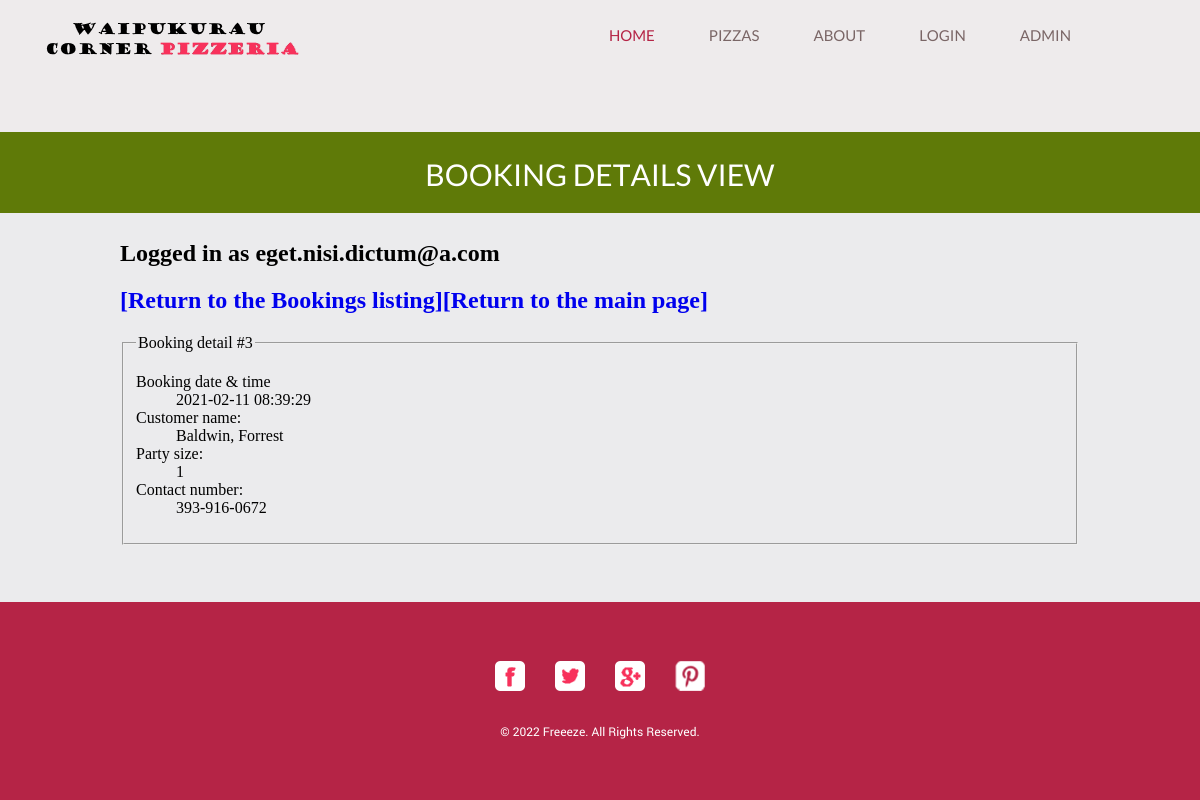
The page /viewbooking.php?id=3 (signed in) on the database its author committed.
### tables this page shows
CREATE TABLE IF NOT EXISTS booking (
  bookingID int unsigned NOT NULL auto_increment,
  customerID int unsigned NOT NULL,
  telephone varchar(14) NOT NULL,
  bookingdate datetime,
  people int default 1,
  PRIMARY KEY (bookingID)
) AUTO_INCREMENT=1;

CREATE TABLE IF NOT EXISTS customer (
  customerID int unsigned NOT NULL auto_increment,
  firstname varchar(50) NOT NULL,
  lastname varchar(50) NOT NULL,
  email varchar(100) NOT NULL,
  role varchar(50) NOT NULL default 'customer',  
  password varchar(40) NOT NULL default '.',
  PRIMARY KEY (customerID)
) AUTO_INCREMENT=1;

### viewbooking.php (the view, shortened to what this page needs)
<!DOCTYPE HTML>
<html>
<head>
</head>
<body>
    <?php
    include "header.php";
    include "menu.php";
    ?>
    <div id="body">
        <div class="header">
            <div>
                <h1>Booking Details View</h1>
            </div>
        </div>
        <div class="body">
            <div>
                <?php
                include_once "checksession.php";
                $DBC = mysqli_connect("127.0.0.1", DBUSER, DBPASSWORD, DBDATABASE);
                if ($_SERVER["REQUEST_METHOD"] == "GET") {
                    if (empty($_GET['id']) or !is_numeric($_GET['id'])) {
                        echo "<h2>Invalid Booking ID</h2>";
                        exit;
                    } else {
                        $id = $_GET['id'];
                    }
                }
                $query = 'SELECT bookingID, bookingdate, people, telephone, firstname, lastname
                FROM booking
                INNER JOIN customer ON customer.customerID = booking.customerID
                WHERE bookingID =' . $id;
                $result = mysqli_query($DBC, $query);
                $rowcount = mysqli_num_rows($result);
                ?>
                <h2><a href='listbookings.php'>[Return to the Bookings listing]</a><a href='/pizza/'>[Return to the main page]</a></h2>
                <?php
                if ($rowcount > 0) {
                    echo "<fieldset><legend>Booking detail #$id</legend><dl>";
                    $row = mysqli_fetch_assoc($result);
                    echo "<dt>Booking date & time</dt><dd>" . $row['bookingdate'] . "</dd>" . PHP_EOL;
                    echo "<dt>Customer name:</dt><dd>" . $row['lastname'] . ", " . $row['firstname'] . "</dd>" . PHP_EOL;
                    echo "<dt>Party size:</dt><dd>" . $row['people'] . "</dd>" . PHP_EOL;
                    echo "<dt>Contact number:</dt><dd>" . $row['telephone'] . "</dd>" . PHP_EOL;
                    echo '</dl></fieldsey>' . PHP_EOL;
                } else echo "<h2>No bookings found!</h2>";
                ?>
            </div>
        </div>
    </div>
</body>
<?php
include "footer.php";
?>
</html>

### css/style.css (style rules this page uses)
body { margin: 0; padding: 0; position: relative; width: auto; }
a { text-decoration: none; outline: none; }
#body { margin: 0; overflow: hidden; padding: 0; position: relative; width: 100%; }
#body div.header { background-color: #5F7A08; margin: 0 auto; max-width: none; overflow: hidden; padding: 0; }
#body div.header div { margin: 0 auto; max-width: 960px; padding: 0; }
#body div.header div h1 { color: #FFFFFF; font-family: lato-regular-webfont; font-size: 30px; font-weight: normal; line-height: 30px; margin: 0; padding: 28px 0 23px; text-align: center; text-transform: uppercase; }
#body div.body { background-color: #ebebed; margin: 0; max-width: none; min-height: 249px; overflow: hidden; padding: 0; width: 100%; }
#body div { margin: 0 auto; max-width: 960px; padding: 7px 0 57px; }

### rows shown on the page
booking: bookingdate "2021-02-11 08:39:29", customerID.lastname "Baldwin", customerID.firstname "Forrest", people "1", telephone "393-916-0672"

### other values the page prints
$un "eget.nisi.dictum@a.com"
$id "3"
